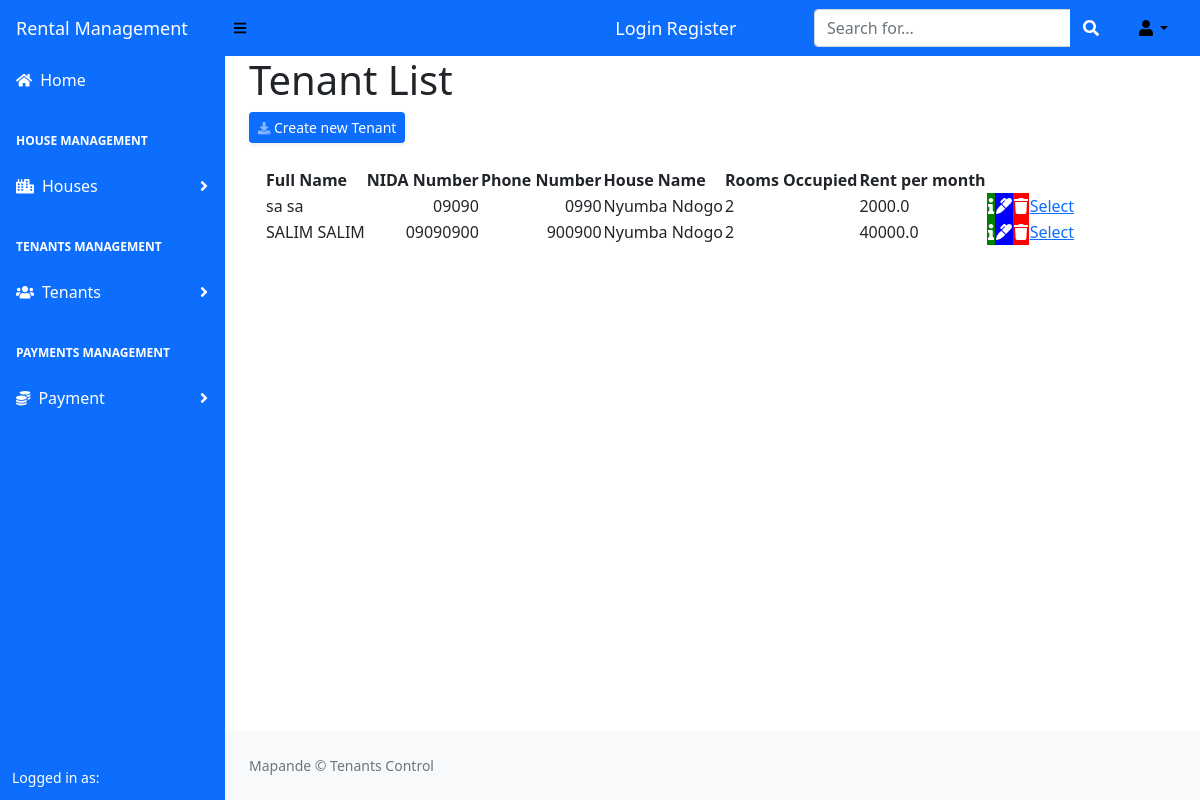
The page /tenantlist on the database its author committed.
### renting/models.py (models this page shows)
class Tenant(db.Model):
    __tablename__ = 'tenant'
    id = db.Column(db.Integer(), primary_key = True)
    first_name =  db.Column(db.String(length = 50), nullable = False)
    surname =  db.Column(db.String(length = 50), nullable = False)
    phone =  db.Column(db.String(length = 15), nullable = False)
    email = db.Column(db.String(length=50), nullable = True)
    nida = db.Column(db.String(length=50), nullable = True)
    house_id = db.Column(db.Integer(), nullable = True)
    image_path = db.Column(db.String(200), nullable=True)
    rent_per_month = db.Column(db.Float(), nullable = True)
    num_room_to_take = db.Column(db.Integer(), nullable = True)
    price_each_room = db.Column(db.Integer(), nullable = True)

class HouseProperty(db.Model):
    __tablename__ = 'house_property'
    id = db.Column(db.Integer(), autoincrement=True, primary_key = True)
    house_name = db.Column(db.String(length = 50), nullable = False)
    house_location = db.Column(db.String())
    floor_number = db.Column(db.Integer())
    number_of_room = db.Column(db.Integer())
    category = db.Column(db.String(length=30))

### renting/routes.py (the view)
@app.route('/tenantlist')
def tenant_list_page():
    results = db.session.query(Tenant, HouseProperty).filter(Tenant.house_id == HouseProperty.id).add_columns(Tenant.first_name,Tenant.surname,Tenant.nida,Tenant.num_room_to_take, Tenant.phone, Tenant.rent_per_month, HouseProperty.house_name,Tenant.id, Tenant.image_path)
    return render_template('tenantlist.html', results=results)

### renting/templates/tenantlist.html (shortened to what this page needs)
{% extends 'base.html' %}
{% block content %}
<div class="content-heading"><h1>Tenant List</h1></div>
<div class="row">
    <div class="col-lg-12 mb-2">
        <a href="{{url_for('lease_tenant')}}"
           class=" d-sm-inline-block btn btn-sm btn-primary shadow-sm"><i
                class="fas fa-download fa-sm text-white-50"></i> Create new Tenant</a>
    </div>
</div>
<div class="card-body">
    <table id="datatablesSimple">
        <thead>
            <tr>
                <th>Full Name </th>
                <th>NIDA Number</th>
                <th>Phone Number</th>
                <th>House Name</th>
                <th>Rooms Occupied</th>
                <th>Rent per month</th>
                <th></th>
                <th></th>
                <th></th>
            </tr>
        </thead>
        <tbody>
            {% for result in results %}
            <tr>
                <td>{{ result.first_name + ' ' + result.surname}}</td>
                <td style="text-align: right;">{{ result.nida }}</td>
                <td style="text-align: right;">{{ result.phone }}</td>
                <td style="text-align: right;">{{ result.house_name }}</td>
                <td>{{ result.num_room_to_take }}</td>
                <td>{{ result.rent_per_month }}</td>
                <td style="background-color: green;"><a href="/#/{{ result.id }}" ><span class="fa fa-info" style="font-size: 16px; color: white;" data-bs-toggle="tooltip" data-bs-placement="top" title="Info"></span></a> </td>
                <td style="background-color: blue;"><a href="/updatetenant/{{ result.id }}"> <span class="fa fa-marker" style='font-size:16px;color:white;' color="&#xf044;" data-bs-toggle="tooltip" data-bs-placement="top" title="Edit"></span></a> </td>
                <td style="background-color: red;"><a href="/confirmdeletetenant/{{ result.id }}"> <span class="fa fa-trash" style='font-size:16px;color:white;' data-bs-toggle="tooltip" data-bs-placement="top" title="Delete"></span></a> </td>
                <td><a href="#">Select</a> </td>
            </tr>
            {% endfor %}
        </tbody>
    </table>
 </div>
{% endblock %}

### rows shown on the page
Tenant: first_name+surname "sa sa", nida "09090", phone "0990", house_name "Nyumba Ndogo", num_room_to_take "2", rent_per_month "2000.0"
Tenant: first_name+surname "SALIM SALIM", nida "09090900", phone "900900", house_name "Nyumba Ndogo", num_room_to_take "2", rent_per_month "40000.0"
